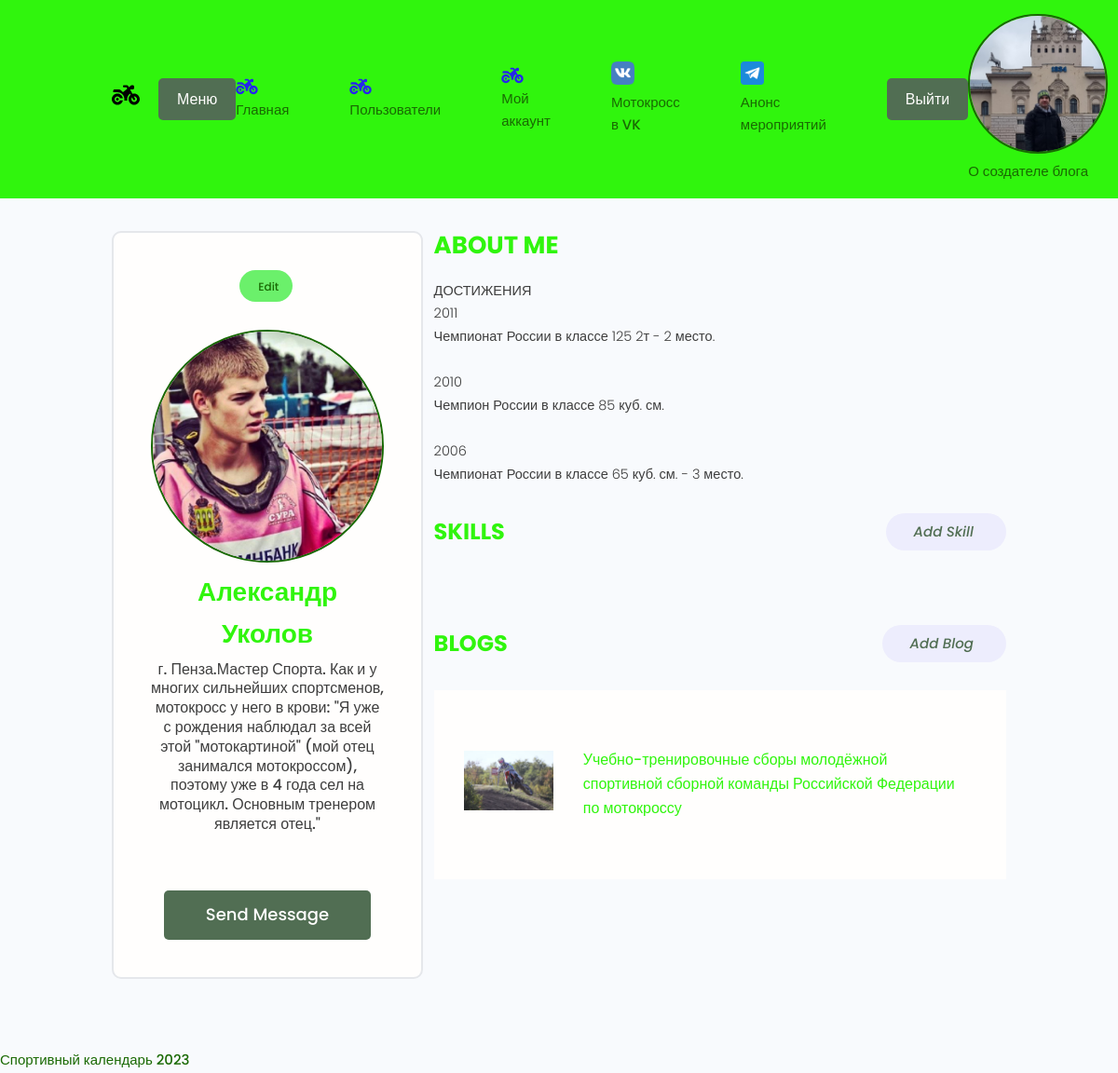
The app's page /users/account/ (signed in), older data.
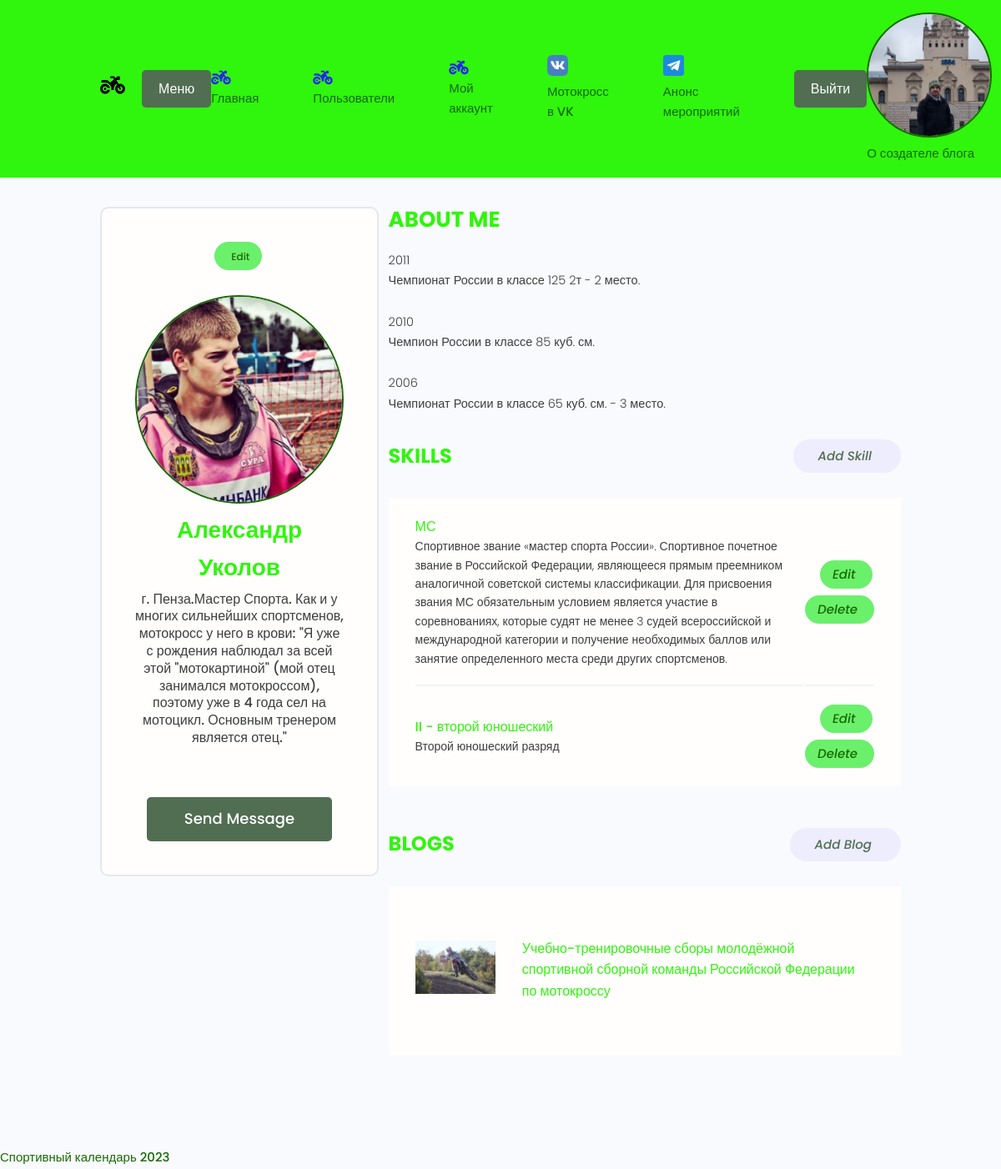
The same page, newer data.
### users/models.py (models this page shows, shortened)
class Profiles(models.Model):
    user = models.OneToOneField(User, on_delete=models.CASCADE, null=True, blank=True)
    name = models.CharField(max_length=200, null=True, blank=True)
    email = models.EmailField(max_length=200, null=True, blank=True)
    username = models.CharField(max_length=200, null=True, blank=True)
    short_info = models.CharField(max_length=300, null=True, blank=True)
    bio = models.TextField(null=True, blank=True)
    profile_image = models.ImageField(upload_to='profiles/', blank=True, null=True,
                                      default='profiles/user-default.png')
    social_youtube = models.CharField(max_length=200, null=True, blank=True)
    social_vk = models.CharField(max_length=200, null=True, blank=True)
    created = models.DateTimeField(auto_now_add=True)

class Skill(models.Model):
    owner = models.ForeignKey(Profiles, on_delete=models.CASCADE, null=True, blank=True)
    name = models.CharField(max_length=200, null=True, blank=True)
    description = models.TextField(null=True, blank=True)
    created = models.DateTimeField(auto_now_add=True)

### blogs/models.py (models this page shows, shortened)
class Blog(models.Model):
    owner = models.ForeignKey(Profiles, on_delete=models.SET_NULL, blank=True, null=True, verbose_name='Автор')
    title = models.CharField(max_length=250, verbose_name='Заголовок')
    text = models.TextField(null=True, blank=True, verbose_name='Текст новости')
    image = models.ImageField(null=True, blank=True, upload_to="blogs/%Y/%m",
                              default='default.jpg', verbose_name='Изображение')
    video = EmbedVideoField(blank=True, verbose_name='Ссылка на видео')
    source_link = models.CharField(max_length=2000, null=True, blank=True, verbose_name='Ссылка на источник')
    tags = models.ManyToManyField('Tag', blank=True, verbose_name='Тег')
    created = models.DateTimeField(auto_now_add=True)

### users/views.py (the view)
# urls.py: path('account/', views.user_account, name='account'),
@login_required(login_url='login')
def user_account(request):
    prof = request.user.profiles
    skills = prof.skill_set.all()
    blogs = prof.blog_set.all()
    context = {
        'profile': prof,
        'skills': skills,
        'blogs': blogs,
    }
    return render(request, 'users/account.html', context)

### users/templates/users/account.html (shortened to what this page needs)
{% extends 'blogs/base.html' %}
{% block content %}
<main class="settingsPage profile my-md">
    <div class="container">
        <div class="layout">
            <div class="column column--1of3">
                <div class="card text-center">
                    <div class="card__body dev">
                        <a class="tag tag--pill tag--main settings__btn" href="{% url 'edit-account' %}"> Edit</a>
                        <img class="avatar avatar--xl dev__avatar"
                             src="{{ profile.profile_image.url }}"/>
                        <h2 class="dev__name">{{ profile.name }}</h2>
                        <p class="dev__title">{{ profile.short_info }}</p>
                        <a href="#" class="btn btn--sub btn--lg">Send Message </a>
                    </div>
                </div>
            </div>
            <div class="column column--2of3">
                <div class="devInfo">
                    <h3 class="devInfo__title">About Me</h3>
                    <p class="devInfo__about">
                        {{ profile.bio | linebreaksbr }}
                    </p>
                </div>
                <div class="settings">
                    <h3 class="settings__title">Skills</h3>
                    <a class="tag tag--pill tag--sub settings__btn tag--lg" href="{% url 'create-skill' %}">
                        <i class="im im-plus">Add Skill</i>
                    </a>
                </div>
                <table class="settings__table">
                    {% for skill in skills %}
                    <tr>
                        <td class="settings__tableInfo">
                            <h4>{{ skill.name }}</h4>
                            <p>
                                {{ skill.description }}
                            </p>
                        </td>
                        <td class="settings__tableActions">
                            <a class="tag tag--pill tag--main settings__btn" href="{% url 'update-skill' skill.id %}">
                                <i class="im im-edit">Edit</i>
                            </a>
                            <a class="tag tag--pill tag--main settings__btn" href="{% url 'delete-skill' skill.id %}">
                                <i class="im im-x-mark-circle-o">Delete</i>
                            </a>
                        </td>
                    </tr>
                    {% endfor %}
                </table>
                <div class="settings">
                    <h3 class="settings__title">Blogs</h3>
                    <a class="tag tag--pill tag--sub settings__btn tag--lg" href="{% url 'create-blog' %}">
                        <i class="im im-plus">Add Blog</i>
                    </a>
                </div>
                <table class="settings__table">
                    {% for blog in blogs %}
                    <tr>
                        <td class="settings__thumbnail">
                            <a href="{% url 'blog' blog.id %}"><img src="{{ blog.image.url }}"
                                                                          alt="Blog Thumbnail"/></a>
                        </td>
                        <td class="settings__tableInfo">
                            <a href="{% url 'blog' blog.id %}">{{ blog.title }}</a>
                        </td>
                    </tr>
                    {% endfor %}
                </table>
            </div>
        </div>
    </div>
</main>
{% endblock %}

### blogs/templates/blogs/base.html (shortened to what this page needs)
<!DOCTYPE html>
{% load static %}
<html lang="en">
<head>
    <link rel="stylesheet" href="{% static 'fontawesome/css/fontawesome.css' %}">
    <link rel="stylesheet" href="{% static 'fontawesome/css/brands.css' %}">
    <link rel="stylesheet" href="{% static 'fontawesome/css/solid.css' %}">
    <link rel="stylesheet" href="{% static 'uikit/styles/uikit.css' %}">
    <link rel="stylesheet" href="{% static 'styles/app.css' %}">
</head>
<body>
{% include 'blogs/navbar.html' %}
{% block content %}{% endblock %}
{% include 'blogs/footer.html' %}
</body>
</html>

### blogs/templates/blogs/navbar.html (shortened to what this page needs)
{% load static %}
<header class="header">
    <div class="container">
        <a href="https://yandex.ru/games/app/104552?utm_campaign=rus_games_category-tag1_yandex_search_460.new%7C59209247&utm_medium=search&utm_source=yandex&utm_term=мото%20играть&utm_content=k50id%7C0100000026530692216_26530692216%7Ccid%7C59209247%7Cgid%7C4460577361%7Caid%7C10267378046%7Cadp%7Cno%7Cpos%7Cpremium1%7Csrc%7Csearch_none%7Cdvc%7Cdesktop%7Cmain#app-id=104552&catalog-session-uid=catalog-fdd06838-9f26-5c54-88c1-589accba6267-1698846900716-2e6a&rtx-reqid=15332313874183280178&pos=%7B%22listType%22%3A%22suggested%22%2C%22tabCategory%22%3A%22tag%22%7D&redir-data=%7B%22block%22%3A%22suggested%22%2C%22block_index%22%3A1%2C%22card%22%3A%22adaptive_recommended_new%22%2C%22col%22%3A1%2C%22first_screen%22%3A1%2C%22page%22%3A%22tag_175%22%2C%22rn%22%3A208590498%2C%22row%22%3A0%2C%22rtx_reqid%22%3A%2215332313874183280178%22%2C%22wrapper%22%3A%22grid-list%22%2C%22http_ref%22%3A%22https%253A%252F%252Fyandex.ru%252Fgames%252Ftag%252Fmototsikly_175%253Fk50id%253D0100000026530692216_26530692216%2526etext%253D2202.CMxsDZ-hGwTWFh2cPU1_FpYTB3ZeaDfPndT3Yvr5L9u6a-esZMgbT12hHn-036G7emVmb3FudGlxdGtkenVkcw.7a316d76cc2939811d87c6c8d372c2196b7d29a1%2526yclid%253D6468167345593194550%22%7D" class="header--logo" target="_blank">
            <img class="logo" src="{% static 'images/logo2.svg' %}" alt="Motocross Logo" />
        </a>
                <div class="menu">
                    <button class="btn btn--sub">Меню</button>
                </div>
        <nav class="header--nav">
            <ul class="header--menu">
                <li class="header--menu--items"><a href="{% url 'blogs' %}"><br>Главная</a></li>
                <li class="header--menu--items"><a href="{% url 'profiles' %}"><br>Пользователи</a></li>
                {% if request.user.is_authenticated %}
                <li class="header--menu--items"><a href="{% url 'account' %}"><br>Мой аккаунт</a></li>
                <li>
                    <a href="https://vk.com/motocross_ru" target="_blank" rel="noopener noreferrer" class="vk">
                        <img src="{% static 'images/vk.ico' %}" alt="VK"/><br>Мотокросс в VK
                    </a>
                </li>
                <li>
                    <a href="https://t.me/motocrossrace/433" target="_blank" rel="noopener noreferrer" class="vk">
                        <img src="{% static 'images/tg.ico' %}" alt="telegram"/><br>Анонс мероприятий
                    </a>
                </li>
                <li class="header__menuItem"><a href="{% url 'logout' %}" class="btn btn--sub">Выйти</a></li>
                {% else %}
                <li class="header--menu--items"><a href="{% url 'login' %}"><i class="fa-solid fa-motorcycle fa-fade fa-lg" style="color: #2525ed;"></i><br>Вход / Регистрация</a></li>
                {% endif %}
            </ul>
        </nav>
        <div class="autor">
            <a href="{% url 'blogs' %}"><img class="avatar avatar--lg" src="{% static 'images/autor_photo.jpg' %}" alt="Autor" /> <br> О создателе блога</a>
        </div>
    </div>
</header>

### blogs/templates/blogs/footer.html
<footer>
    <a href="https://www.mfr.ru/calendar/" target="_blank" rel="noopener noreferrer" class="footer">
        Спортивный календарь 2023
    </a>
</footer>

### blogs/static/styles/app.css (style rules this page uses)
:root { --color-sub: #30f50d; }
.btn--sub { background-color: var(--color-sub-light); }
.card { border: 2px solid var(--color-light); }
img { width: 100%; }
.tag > i.im { font-size: 1.5rem; margin-right: 0.5rem; }
.header { position: sticky; z-index: 111; background-color: var(--color-sub); padding: 1.5rem 0; }
.header > .container { display: flex; justify-content: space-between; align-items: center; }
.logo { width: 30px; height: 30px; margin-right: 20px; }
.header--logo { text-align: end; }
.menu { position: relative; display: inline-block; }
.header--menu { display: inline-flex; list-style-type: none; }
.header--nav > ul { display: inline-flex; align-items: center; list-style: none; gap: 6.5rem; }
.vk img { width: 25px; }
.profile .card > .dev { padding: 4rem; }
.dev__avatar { display: block; margin: auto; }
.dev__name { color: var(--color-sub); font-size: 2.8rem; font-weight: 700; margin-top: 1rem; margin-bottom: 0.5rem; }
.dev__title { font-size: 1.6rem; font-weight: 500; line-height: 1.3; }
.devInfo { margin-bottom: 3rem; }
.devInfo__title, .devInfo__subtitle { font-size: 2.6rem; color: var(--color-sub); text-transform: uppercase; font-weight: 700; margin-bottom: 1.5rem; }
.devInfo__about, .devSkill__info { font-size: 1.45rem; line-height: 1.7; text-align: justify; }
.text-center { margin-bottom: 15px; }
.settingsPage .dev > .settings__btn { display: inline-block; margin-bottom: 3rem; }
.settings { display: flex; justify-content: space-between; align-items: center; }
.settings__title { font-size: 2.4rem; text-transform: uppercase; font-weight: 700; color: var(--color-sub); }
.settings__table { margin-top: 3rem; margin-bottom: 5rem; padding: 0 3rem; background: var(--color-white); }
.settings__table tr { width: 100%; }
.settings__table tr > td { padding: 2rem 0; }
.settings__table tr:not(:last-child) td { border-bottom: 2px solid var(--color-white-light); }
.settings__thumbnail { width: 23%; min-width: 10rem; }
.settings__thumbnail img { padding-right: 3rem; height: 15rem; object-fit: contain; }
.settings__tableInfo { width: 100%; }
.settings__tableInfo h4, .settings__tableInfo a { padding-right: 1rem; width: auto; font-size: 1.6rem; font-weight: 500; color: var(--color-sub); }
.settings__tableInfo p { font-size: 1.4rem; }
.settings__tableActions { text-align: right; }

### blogs/static/uikit/styles/modules/_variables.css (style rules this page uses)
:root { --color-main: #196903; --color-main-light: #6bf06b; --color-sub: #40563f; --color-sub-light: #516e53; --color-sub-lighter: #ededfd; --color-text: #3e3e3e; --color-gray: #8b8b8b; --color-light: #e5e7eb; --color-light-gray: #767676; --color-bg: #f8fafd; --color-white: #fffefd; --color-white-light: #f3f3f3; --color-success: #359e64; --color-success-bg: #def8e8; --color-error: #fc4b0b; --color-error-bg: #fff2ee; --font-base: 'Poppins', arial, helvetica, 'Segoe UI', roboto, ubuntu, sans-serif; --font-monospace: 'Fira Code', 'Courier New', courier, monospace; --font-regular: 300; --font-medium: 500; --font-bold: 700; --generic-shadow: 1px 1px 5px #00000010; --generic-transition: all 0.3s ease-in-out; }

### blogs/static/uikit/styles/modules/_base.css (style rules this page uses)
* { margin: 0; padding: 0; box-sizing: border-box; text-rendering: optimizeLegibility; color: inherit; font-size: inherit; }
html { font-size: 50%; }
@media only screen and (min-width: 480px) { html { font-size: 56.25%; } }
@media only screen and (min-width: 1200px) { html { font-size: 62.5%; } }
body { line-height: 1.6; font-weight: 400; font-size: 1.5rem; color: var(--color-text); background-color: var(--color-bg); min-height: 100vh; }

### blogs/static/uikit/styles/modules/_typography.css (style rules this page uses)
* { font-family: var(--font-base); }
h2 { font-size: 3.6rem; font-weight: var(--font-bold); }
h3 { font-size: 3.2rem; font-weight: var(--font-medium); }
h4 { font-size: 2.8rem; font-weight: var(--font-medium); }
p, span, strong { font-size: 1.6rem; color: var(--color-text); font-weight: var(--font-regular); }
a { padding-bottom: 2px; text-decoration: none; display: inline-block; color: var(--color-main); font-weight: var(--font-medium); }

### blogs/static/uikit/styles/modules/_utilities.css (style rules this page uses)
.container { width: 92%; max-width: 165rem; margin: 0 auto; box-sizing: border-box; }
@media screen and (min-width: 1000px) { .container { width: 90%; } }
@media screen and (min-width: 1200px) { .container { width: 80%; } }
.text-center { text-align: center; }
.my-md { margin: 3rem auto; }

### blogs/static/uikit/styles/modules/_avatar.css (style rules this page uses)
.avatar { border-radius: 50%; border: 2px solid var(--color-main); object-fit: cover; }
.avatar--xl { height: 25rem; width: 25rem; }
.avatar--lg { height: 15rem; width: 15rem; }

Row changes from the older to the newer data that the page shows:
changed Profiles "Александр Уколов": bio "ДОСТИЖЕНИЯ 2011 Чемпионат России в классе 125 2т - 2 место. 2010 Чемпион России в классе 85 куб. см. 2006 Чемпионат России в классе 65 куб. см. - 3 место." → "2011 Чемпионат России в классе 125 2т - 2 место. 2010 Чемпион России в классе 85 куб. см. 2006 Чемпионат России в классе 65 куб. см. - 3 место."
added Skill: name "МС", description "Спортивное звание «мастер спорта России». Спортивное почетное звание в Российской Федерации, являющееся прямым преемником аналогичной советской системы классификации. Для присвоения звания МС обязательным условием является участие в соревнованиях, которые судят не менее 3 судей всероссийской и международной категории и получение необходимых баллов или занятие определенного места среди других спортсменов."
added Skill: name "II - второй юношеский", description "Второй юношеский разряд"
